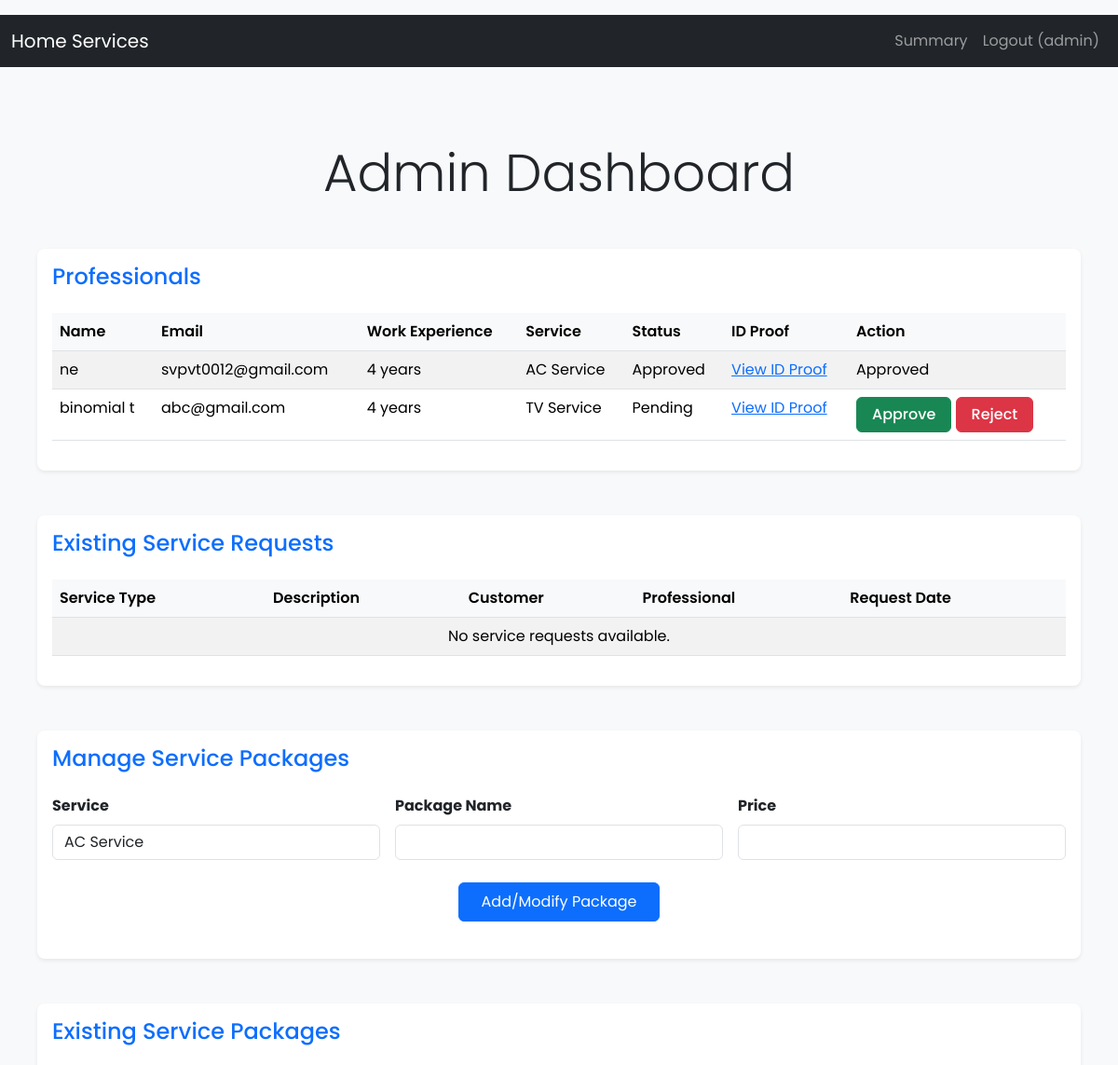
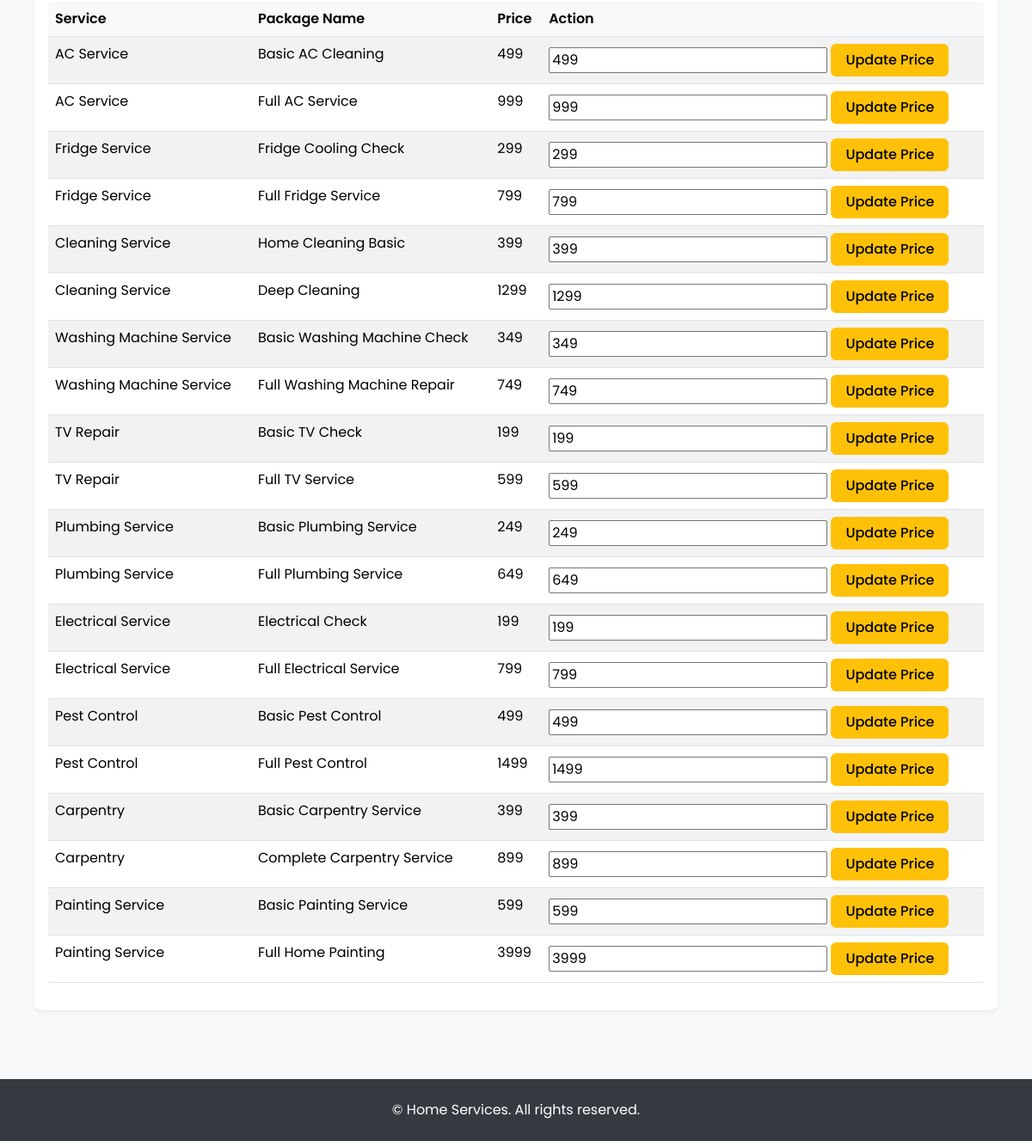
The page /admin/dashboard (signed in) on the database its author committed (2 pictures, top to bottom).
### applications/model.py (models this page shows)
class Professional(db.Model):
    __tablename__ = 'professionals'
    id = db.Column(db.Integer, primary_key=True)
    name = db.Column(db.String(100), nullable=False)
    service = db.Column(db.String(100), nullable=False)  # Type of service provided
    work_experience = db.Column(db.String(100), nullable=False)
    email = db.Column(db.String(100), nullable=False)
    username = db.Column(db.String(50), unique=True, nullable=False)
    password = db.Column(db.String(200), nullable=False)
    id_proof = db.Column(db.String(200), nullable=True)
    is_approved = db.Column(db.Boolean, default=False)
    user_id = db.Column(db.Integer, db.ForeignKey('users.id'))
    assignments = db.relationship("Assignment", backref="professional")

### main.py (the view)
@app.route('/admin/dashboard')
def admin_dashboard():
    professionals = Professional.query.all()
    assigned_requests = []
    username = session.get('username')
    roles = session.get('roles', [])
    return render_template(
        'adboard.html',
        professionals=professionals,
        assigned_requests=assigned_requests,
        services=services,
        packages=packages,
        username=username,
        roles=roles
    )

### templates/adboard.html (shortened to what this page needs)
{% extends 'base.html' %}
{% block content %}
<div class="container-fluid px-4 py-5">
    <h1 class="display-4 text-center mb-5">Admin Dashboard</h1>
    <div class="card shadow-sm mb-5">
        <div class="card-body">
            <h3 class="card-title h4 mb-4 text-primary">Professionals</h3>
            <div class="table-responsive">
                <table class="table table-hover table-striped">
                    <thead>
                        <tr>
                            <th>Name</th>
                            <th>Email</th>
                            <th>Work Experience</th>
                            <th>Service</th>
                            <th>Status</th>
                            <th>ID Proof</th>
                            <th>Action</th>
                        </tr>
                    </thead>
                    <tbody>
                        {% for professional in professionals %}
                        <tr>
                            <td>{{ professional.name }}</td>
                            <td>{{ professional.email }}</td>
                            <td>{{ professional.work_experience }} years</td>
                            <td>{{ professional.service }}</td>
                            <td>{{ 'Approved' if professional.is_approved else 'Pending' }}</td>
                            <td>
                                {% if professional.id_proof %}
                                <a href="{{ url_for('view_id_proof', professional_id=professional.id) }}" target="_blank">View ID Proof</a>
                                {% else %}
                                Not Uploaded
                                {% endif %}
                            </td>
                            <td>
                                {% if not professional.is_approved %}
                                <form action="{{ url_for('manage_professional', professional_id=professional.id) }}" method="POST" style="display:inline;">
                                    <button type="submit" name="action" value="approve" class="btn btn-success">Approve</button>
                                    <button type="submit" name="action" value="reject" class="btn btn-danger">Reject</button>
                                </form>
                                {% else %}
                                <span>Approved</span>
                                {% endif %}
                            </td>
                        </tr>
                        {% else %}
                        <tr>
                            <td colspan="7" class="text-center">No professionals available.</td>
                        </tr>
                        {% endfor %}
                    </tbody>
                </table>
            </div>
        </div>
    </div>
    <div class="card shadow-sm mb-5">
        <div class="card-body">
            <h3 class="card-title h4 mb-4 text-primary">Existing Service Requests</h3>
            <div class="table-responsive">
                <table class="table table-hover table-striped">
                    <thead>
                        <tr>
                            <th>Service Type</th>
                            <th>Description</th>
                            <th>Customer</th>
                            <th>Professional</th>
                            <th>Request Date</th>
                        </tr>
                    </thead>
                    <tbody>
                        {% for request in service_requests %}
                        <tr>
                            <td>{{ request.service_type }}</td>
                            <td>{{ request.description }}</td>
                            <td>{{ request.customer.name }}</td>
                            <td>{{ request.professional.name if request.professional else 'Unassigned' }}</td>
                            <td>{{ request.request_date.strftime('%Y-%m-%d') }}</td>
                        </tr>
                        {% else %}
                        <tr>
                            <td colspan="5" class="text-center">No service requests available.</td>
                        </tr>
                        {% endfor %}
                    </tbody>
                </table>
            </div>
        </div>
    </div>
    <div class="card shadow-sm mb-5">
        <div class="card-body">
            <h3 class="card-title h4 mb-4 text-primary">Manage Service Packages</h3>
            <form action="{{ url_for('manage_service_packages') }}" method="POST" class="mb-4">
                <div class="row g-3">
                    <div class="col-md-4">
                        <label class="form-label fw-bold" for="service_id">Service</label>
                        <select id="service_id" name="service_id" class="form-control">
                            {% for service in services %}
                            <option value="{{ service.id }}">{{ service.name }}</option>
                            {% endfor %}
                        </select>
                    </div>
                    <div class="col-md-4">
                        <label class="form-label fw-bold" for="package_name">Package Name</label>
                        <input type="text" id="package_name" name="package_name" class="form-control" required>
                    </div>
                    <div class="col-md-4">
                        <label class="form-label fw-bold" for="package_price">Price</label>
                        <input type="number" id="package_price" name="price" class="form-control" required>
                    </div>
                </div>
                <div class="text-center mt-4">
                    <button type="submit" class="btn btn-primary px-4 py-2">Add/Modify Package</button>
                </div>
            </form>
        </div>
    </div>
    <div class="card shadow-sm">
        <div class="card-body">
            <h3 class="card-title h4 mb-4 text-primary">Existing Service Packages</h3>
            <div class="table-responsive">
                <table class="table table-hover table-striped">
                    <thead>
                        <tr>
                            <th>Service</th>
                            <th>Package Name</th>
                            <th>Price</th>
                            <th>Action</th>
                        </tr>
                    </thead>
                    <tbody>
                        {% for service_id, package_list in packages.items() %}
                        {% for package in package_list %}
                        <tr>
                            <td>{{ services[service_id-1].name }}</td>
                            <td>{{ package.name }}</td>
                            <td>{{ package.price }}</td>
                            <td>
                                <form action="{{ url_for('update_package_price') }}" method="POST" style="display:inline;">
                                    <input type="number" name="new_price" value="{{ package.price }}" required>
                                    <button type="submit" class="btn btn-warning">Update Price</button>
                                </form>
                            </td>
                        </tr>
                        {% endfor %}
                        {% endfor %}
                    </tbody>
                </table>
            </div>
        </div>
    </div>
</div>
{% endblock %}

### templates/base.html (style rules this page uses)
body { font-family: 'Poppins', sans-serif; background-color: #f8f9fa; min-height: 100vh; display: flex; flex-direction: column; }

### templates/adboard.html (style rules this page uses)
.btn-info, .btn-success, .btn-danger, .btn-warning { padding: 0.375rem 1rem; font-weight: 500; }
.table th { background-color: #f8f9fa; font-weight: 600; }
.card { border-radius: 0.5rem; border: none; }
.form-control { border-radius: 0.375rem; }
.form-label { margin-bottom: 0.5rem; }

### rows shown on the page
Professional: name "ne", email "svpvt0012@gmail.com", work_experience "4", service "AC Service", is_approved "Approved"
Professional: name "binomial t", email "abc@gmail.com", work_experience "4", service "TV Service", is_approved "Pending"

### other values the page prints
{{ session.get('username', '') }} "admin"
{{ services[service_id-1].name }} "AC Service" "AC Service" "Fridge Service" "Fridge Service" "Cleaning Service" "Cleaning Service" "Washing Machine Service" "Washing Machine Service" "TV Repair" "TV Repair" "Plumbing Service" "Plumbing Service" "Electrical Service" "Electrical Service" "Pest Control" "Pest Control" "Carpentry" "Carpentry" "Painting Service" "Painting Service"
{{ package.name }} "Basic AC Cleaning" "Full AC Service" "Fridge Cooling Check" "Full Fridge Service" "Home Cleaning Basic" "Deep Cleaning" "Basic Washing Machine Check" "Full Washing Machine Repair" "Basic TV Check" "Full TV Service" "Basic Plumbing Service" "Full Plumbing Service" "Electrical Check" "Full Electrical Service" "Basic Pest Control" "Full Pest Control" "Basic Carpentry Service" "Complete Carpentry Service" "Basic Painting Service" "Full Home Painting"
{{ package.price }} "499" "999" "299" "799" "399" "1299" "349" "749" "199" "599" "249" "649" "199" "799" "499" "1499" "399" "899" "599" "3999"
form field service_id "AC Service"
